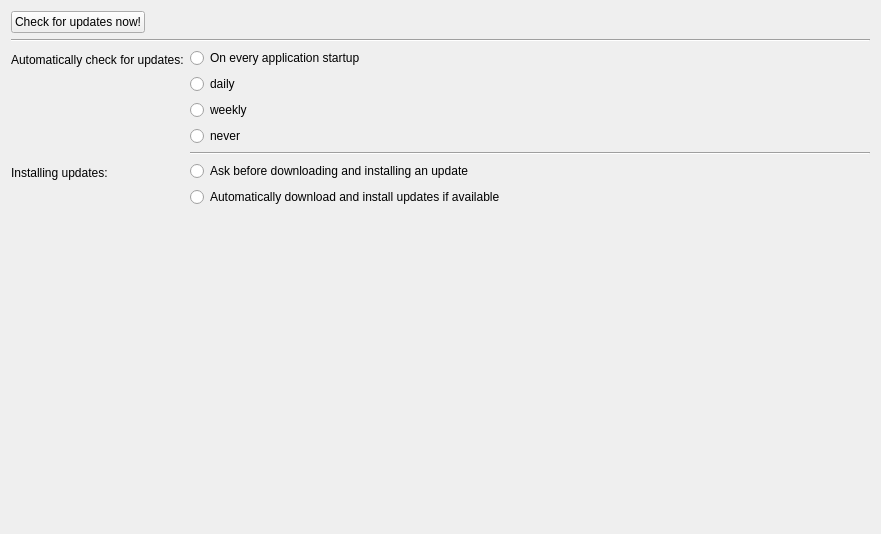
<?xml version="1.0" encoding="UTF-8"?>
<ui version="4.0">
 <class>WdgPreferencesPageUpdates</class>
 <widget class="QWidget" name="WdgPreferencesPageUpdates">
  <property name="geometry">
   <rect>
    <x>0</x>
    <y>0</y>
    <width>881</width>
    <height>534</height>
   </rect>
  </property>
  <property name="windowTitle">
   <string>Form</string>
  </property>
  <layout class="QVBoxLayout" name="verticalLayout_3">
   <item>
    <layout class="QHBoxLayout" name="horizontalLayout">
     <item>
      <widget class="QPushButton" name="pushButton">
       <property name="text">
        <string>Check for updates now!</string>
       </property>
       <property name="icon">
        <iconset resource="../../Resources.qrc">
         <normaloff>:/Icons/CheckForUpdates.ico</normaloff>:/Icons/CheckForUpdates.ico</iconset>
       </property>
      </widget>
     </item>
     <item>
      <spacer name="horizontalSpacer">
       <property name="orientation">
        <enum>Qt::Orientation::Horizontal</enum>
       </property>
       <property name="sizeHint" stdset="0">
        <size>
         <width>40</width>
         <height>20</height>
        </size>
       </property>
      </spacer>
     </item>
    </layout>
   </item>
   <item>
    <widget class="Line" name="line_2">
     <property name="orientation">
      <enum>Qt::Orientation::Horizontal</enum>
     </property>
    </widget>
   </item>
   <item>
    <layout class="QFormLayout" name="formLayout">
     <item row="0" column="0">
      <widget class="QLabel" name="lCheckForUpdates">
       <property name="text">
        <string>Automatically check for updates:</string>
       </property>
      </widget>
     </item>
     <item row="0" column="1">
      <layout class="QVBoxLayout" name="verticalLayout">
       <item>
        <widget class="QRadioButton" name="rbCheckEveryStartup">
         <property name="text">
          <string>On every application startup</string>
         </property>
        </widget>
       </item>
       <item>
        <widget class="QRadioButton" name="rbCheckDaily">
         <property name="text">
          <string>daily</string>
         </property>
        </widget>
       </item>
       <item>
        <widget class="QRadioButton" name="rbCheckWeekly">
         <property name="text">
          <string>weekly</string>
         </property>
        </widget>
       </item>
       <item>
        <widget class="QRadioButton" name="rbCheckNever">
         <property name="text">
          <string>never</string>
         </property>
        </widget>
       </item>
      </layout>
     </item>
     <item row="2" column="0">
      <widget class="QLabel" name="lInstallUpdates">
       <property name="text">
        <string>Installing updates:</string>
       </property>
      </widget>
     </item>
     <item row="2" column="1">
      <layout class="QVBoxLayout" name="verticalLayout_2">
       <item>
        <widget class="QRadioButton" name="rbAskBeforeInstall">
         <property name="text">
          <string>Ask before downloading and installing an update</string>
         </property>
        </widget>
       </item>
       <item>
        <widget class="QRadioButton" name="rbAutoInstall">
         <property name="text">
          <string>Automatically download and install updates if available</string>
         </property>
        </widget>
       </item>
      </layout>
     </item>
     <item row="1" column="1">
      <widget class="Line" name="line">
       <property name="orientation">
        <enum>Qt::Orientation::Horizontal</enum>
       </property>
      </widget>
     </item>
    </layout>
   </item>
  </layout>
 </widget>
 <resources>
  <include location="../../Resources.qrc"/>
 </resources>
 <connections/>
</ui>
